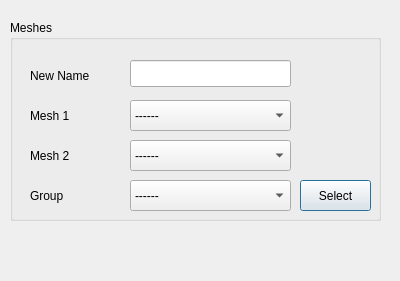
<?xml version="1.0" encoding="UTF-8"?>
<ui version="4.0">
 <class>MCMESHTRANGUI_AverageMeshesDlg</class>
 <widget class="QDialog" name="MCMESHTRANGUI_AverageMeshesDlg">
  <property name="geometry">
   <rect>
    <x>0</x>
    <y>0</y>
    <width>400</width>
    <height>281</height>
   </rect>
  </property>
  <property name="sizePolicy">
   <sizepolicy hsizetype="Minimum" vsizetype="Minimum">
    <horstretch>0</horstretch>
    <verstretch>0</verstretch>
   </sizepolicy>
  </property>
  <property name="minimumSize">
   <size>
    <width>400</width>
    <height>281</height>
   </size>
  </property>
  <property name="windowTitle">
   <string>Averaging Mesh</string>
  </property>
  <widget class="QGroupBox" name="groupBox">
   <property name="geometry">
    <rect>
     <x>10</x>
     <y>20</y>
     <width>371</width>
     <height>201</height>
    </rect>
   </property>
   <property name="title">
    <string>Meshes</string>
   </property>
   <widget class="QComboBox" name="avg_cb_mt1">
    <property name="geometry">
     <rect>
      <x>120</x>
      <y>80</y>
      <width>161</width>
      <height>31</height>
     </rect>
    </property>
    <item>
     <property name="text">
      <string>------</string>
     </property>
    </item>
   </widget>
   <widget class="QLabel" name="label">
    <property name="geometry">
     <rect>
      <x>20</x>
      <y>80</y>
      <width>91</width>
      <height>31</height>
     </rect>
    </property>
    <property name="text">
     <string>Mesh 1</string>
    </property>
   </widget>
   <widget class="QComboBox" name="avg_cb_mt2">
    <property name="geometry">
     <rect>
      <x>120</x>
      <y>120</y>
      <width>161</width>
      <height>31</height>
     </rect>
    </property>
    <item>
     <property name="text">
      <string>------</string>
     </property>
    </item>
   </widget>
   <widget class="QLabel" name="label_2">
    <property name="geometry">
     <rect>
      <x>20</x>
      <y>120</y>
      <width>91</width>
      <height>31</height>
     </rect>
    </property>
    <property name="text">
     <string>Mesh 2</string>
    </property>
   </widget>
   <widget class="QLabel" name="label_3">
    <property name="geometry">
     <rect>
      <x>20</x>
      <y>40</y>
      <width>91</width>
      <height>31</height>
     </rect>
    </property>
    <property name="text">
     <string>New Name</string>
    </property>
   </widget>
   <widget class="QLineEdit" name="avg_le_nmt">
    <property name="geometry">
     <rect>
      <x>120</x>
      <y>40</y>
      <width>161</width>
      <height>27</height>
     </rect>
    </property>
   </widget>
   <widget class="QPushButton" name="avg_pb_gpsl">
    <property name="geometry">
     <rect>
      <x>290</x>
      <y>160</y>
      <width>71</width>
      <height>31</height>
     </rect>
    </property>
    <property name="sizePolicy">
     <sizepolicy hsizetype="Minimum" vsizetype="Fixed">
      <horstretch>0</horstretch>
      <verstretch>0</verstretch>
     </sizepolicy>
    </property>
    <property name="text">
     <string>Select</string>
    </property>
   </widget>
   <widget class="QComboBox" name="avg_cb_gp">
    <property name="geometry">
     <rect>
      <x>120</x>
      <y>160</y>
      <width>161</width>
      <height>31</height>
     </rect>
    </property>
    <property name="sizePolicy">
     <sizepolicy hsizetype="Preferred" vsizetype="Fixed">
      <horstretch>0</horstretch>
      <verstretch>0</verstretch>
     </sizepolicy>
    </property>
    <item>
     <property name="text">
      <string>------</string>
     </property>
    </item>
   </widget>
   <widget class="QLabel" name="label_17">
    <property name="geometry">
     <rect>
      <x>20</x>
      <y>160</y>
      <width>91</width>
      <height>31</height>
     </rect>
    </property>
    <property name="sizePolicy">
     <sizepolicy hsizetype="Preferred" vsizetype="Fixed">
      <horstretch>0</horstretch>
      <verstretch>0</verstretch>
     </sizepolicy>
    </property>
    <property name="text">
     <string>Group</string>
    </property>
   </widget>
  </widget>
 </widget>
 <resources/>
 <connections/>
</ui>
